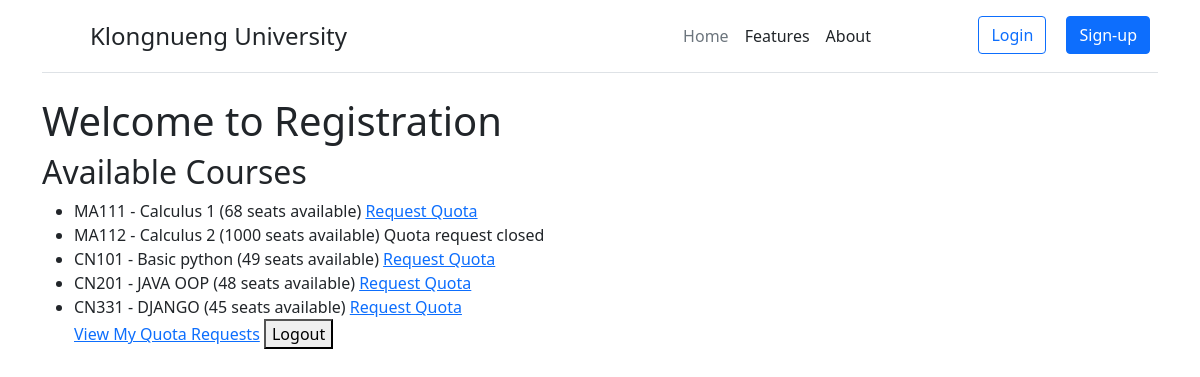
Screenshot of /course/ with the database file from the repository.
### users/models.py (models this page shows, shortened)
class Course(models.Model):
    code = models.CharField(max_length=10)
    name = models.CharField(max_length=100)
    semester = models.CharField(max_length=10)
    academic_year = models.IntegerField()
    seats = models.IntegerField()
    is_quota_open = models.BooleanField(default=True)

### users/views.py (the view)
# urls.py: path('course/', views.course_list, name='course_list'),
def course_list(request):
    courses = Course.objects.all()
    return render(request, 'course_list.html', {'courses': courses})

### templates/course_list.html (shortened to what this page needs)
{% extends "base.html" %}
{% block content %}
<h1>Welcome to Registration</h1>
<h2>Available Courses</h2>
<ul>
    {% for course in courses %}
    <li>{{ course.code }} - {{ course.name }} ({{ course.seats }} seats available)
        {% if course.is_quota_open %}
        <a href="{% url 'request_quota' course.id %}">Request Quota</a>
        {% else %}
        Quota request closed
        {% endif %}
    </li>
    {% endfor %}
    <a href="{% url 'my_quota_requests' %}">View My Quota Requests</a>
    <form action="/" method="post" style="display:inline;">
        <button type="submit">Logout</button>
    </form>
</ul>
{% endblock %}

### rows the page displays
Course: code "MA111", name "Calculus 1", seats "68", is_quota_open "Request Quota"
Course: code "MA112", name "Calculus 2", seats "1000", is_quota_open "Quota request closed"
Course: code "CN101", name "Basic python", seats "49", is_quota_open "Request Quota"
Course: code "CN201", name "JAVA OOP", seats "48", is_quota_open "Request Quota"
Course: code "CN331", name "DJANGO", seats "45", is_quota_open "Request Quota"
